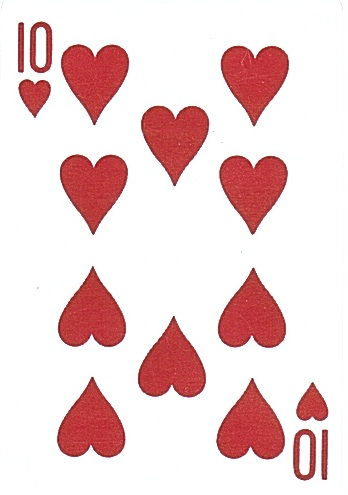
//> input picture chapter8/ex8-5/Heart10.jpg, 348 x 495 px
$ ./ex8_5   (built with g++ and OpenCV 4)
//> lines starting //> are read from the running program, lines starting //| are printed output that depends on the picture; after the words box and inside, x2 and y2 are one past the last pixel; in counts of white or black regions, pixels touching at a corner belong together
#include "opencv2/opencv.hpp"

using namespace cv;
using namespace std;

int main()
{
    Mat srcImage = imread("./Heart10.jpg", IMREAD_GRAYSCALE);
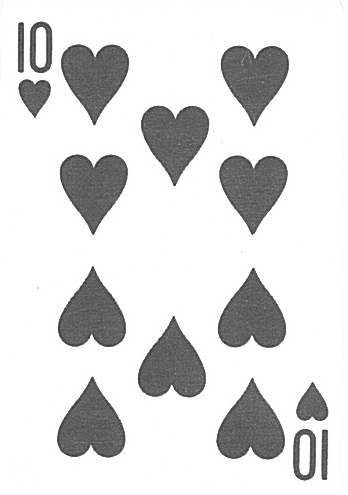
//> srcImage: 495 rows x 348 cols, CV_8UC1; min 39, max 255, mean 219.5
    //Mat srcImage = imread("./testImage.bmp", IMREAD_GRAYSCALE);

    GaussianBlur(srcImage, srcImage, Size(7, 7), 0.0, 0.0);
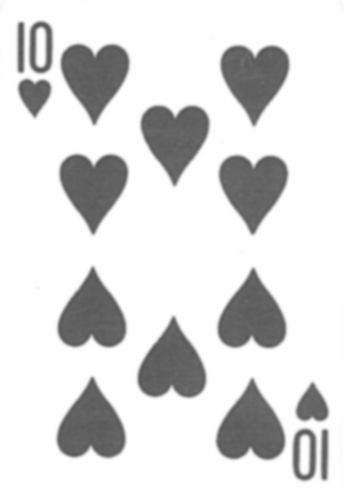
//> srcImage: 495 rows x 348 cols, CV_8UC1; min 85, max 255, mean 219.6
    imshow("srcImage", srcImage);

    Mat dstImage1;
    double th1 = threshold(srcImage, dstImage1, 128, 255, THRESH_BINARY | THRESH_OTSU);
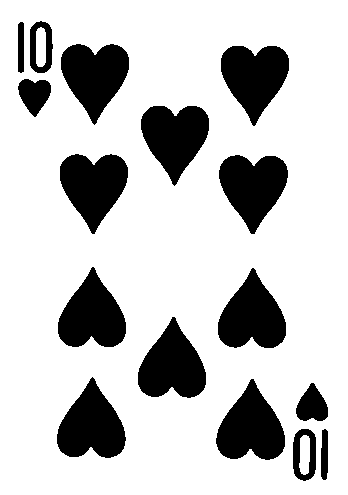
//> dstImage1: 495 rows x 348 cols, CV_8UC1; 77.7% white; 16 black regions, largest, box (x1, y1, x2, y2) and area: (216, 379, 285, 460) 3511, (57, 377, 126, 458) 3504, (138, 317, 206, 398) 3491
//> th1 = 178
    cout<<"th1 = "<<th1<<endl;
//| th1 = 178

    int blockSize = 71; //7, 31, 71
    int C = 5;
    Mat dstImage2;
    adaptiveThreshold(srcImage, dstImage2, 255, ADAPTIVE_THRESH_MEAN_C, THRESH_BINARY_INV, blockSize, C);
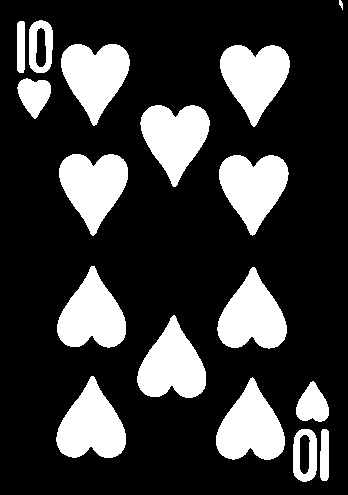
//> dstImage2: 495 rows x 348 cols, CV_8UC1; 23.1% white; 17 white regions, largest, box (x1, y1, x2, y2) and area: (56, 376, 126, 458) 3588, (220, 45, 290, 127) 3574, (219, 155, 289, 236) 3560

    Mat dstImage3;
    adaptiveThreshold(srcImage, dstImage3, 255, ADAPTIVE_THRESH_GAUSSIAN_C, THRESH_BINARY_INV, blockSize, C);
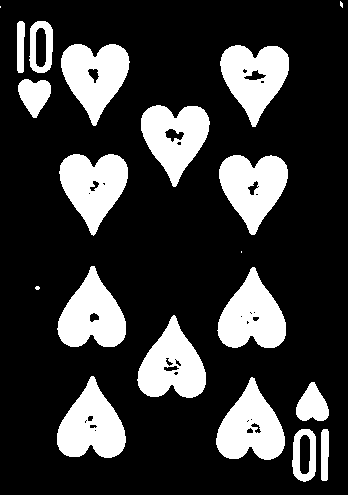
//> dstImage3: 495 rows x 348 cols, CV_8UC1; 22.2% white; 20 white regions (4 under 20 px), largest, box (x1, y1, x2, y2) and area: (57, 376, 126, 458) 3473, (217, 267, 286, 348) 3462, (59, 154, 128, 236) 3452

    imshow("THRESH_OTSU", dstImage1);
    imshow("MEAN_C", dstImage2);
    imshow("GAUSSIAN_C", dstImage3);
    waitKey();

    return 0;
}
